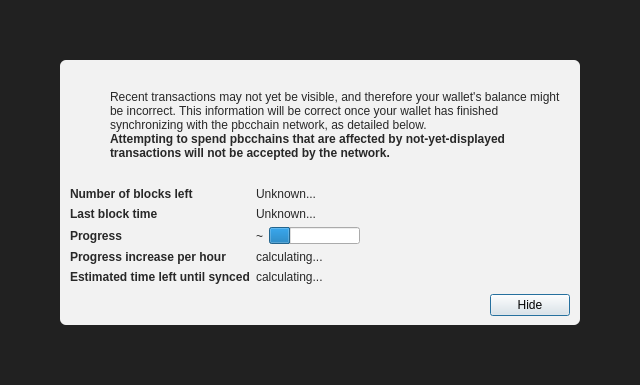
<?xml version="1.0" encoding="UTF-8"?>
<ui version="4.0">
 <class>ModalOverlay</class>
 <widget class="ModalOverlay" name="ModalOverlay">
  <property name="geometry">
   <rect>
    <x>0</x>
    <y>0</y>
    <width>640</width>
    <height>385</height>
   </rect>
  </property>
  <property name="windowTitle">
   <string>Form</string>
  </property>
  <layout class="QVBoxLayout" name="verticalLayout" stretch="0">
   <property name="sizeConstraint">
    <enum>QLayout::SetDefaultConstraint</enum>
   </property>
   <property name="leftMargin">
    <number>0</number>
   </property>
   <property name="topMargin">
    <number>0</number>
   </property>
   <property name="rightMargin">
    <number>0</number>
   </property>
   <property name="bottomMargin">
    <number>0</number>
   </property>
   <item>
    <widget class="QWidget" name="bgWidget" native="true">
     <property name="styleSheet">
      <string notr="true">#bgWidget { background: rgba(0,0,0,220); }</string>
     </property>
     <layout class="QVBoxLayout" name="verticalLayoutMain" stretch="1">
      <property name="leftMargin">
       <number>60</number>
      </property>
      <property name="topMargin">
       <number>60</number>
      </property>
      <property name="rightMargin">
       <number>60</number>
      </property>
      <property name="bottomMargin">
       <number>60</number>
      </property>
      <item>
       <widget class="QWidget" name="contentWidget" native="true">
        <property name="styleSheet">
         <string notr="true">#contentWidget { background: rgba(255,255,255,240); border-radius: 6px; }

QLabel { color: rgb(40,40,40);  }</string>
        </property>
        <layout class="QVBoxLayout" name="verticalLayoutSub" stretch="1,0,0,0">
         <property name="spacing">
          <number>0</number>
         </property>
         <property name="leftMargin">
          <number>10</number>
         </property>
         <property name="topMargin">
          <number>10</number>
         </property>
         <property name="rightMargin">
          <number>10</number>
         </property>
         <property name="bottomMargin">
          <number>10</number>
         </property>
         <item>
          <layout class="QHBoxLayout" name="horizontalLayoutIconText" stretch="0,1">
           <property name="topMargin">
            <number>20</number>
           </property>
           <item>
            <layout class="QVBoxLayout" name="verticalLayoutIcon">
             <property name="leftMargin">
              <number>0</number>
             </property>
             <item>
              <widget class="QPushButton" name="warningIcon">
               <property name="enabled">
                <bool>false</bool>
               </property>
               <property name="text">
                <string/>
               </property>
               <property name="icon">
                <iconset>
                 <normaloff>:/icons/warning</normaloff>
                 <disabledoff>:/icons/warning</disabledoff>:/icons/warning</iconset>
               </property>
               <property name="iconSize">
                <size>
                 <width>48</width>
                 <height>48</height>
                </size>
               </property>
               <property name="flat">
                <bool>true</bool>
               </property>
              </widget>
             </item>
             <item>
              <spacer name="verticalSpacerWarningIcon">
               <property name="orientation">
                <enum>Qt::Vertical</enum>
               </property>
               <property name="sizeHint" stdset="0">
                <size>
                 <width>20</width>
                 <height>40</height>
                </size>
               </property>
              </spacer>
             </item>
            </layout>
           </item>
           <item>
            <layout class="QVBoxLayout" name="verticalLayoutInfoText">
             <property name="leftMargin">
              <number>0</number>
             </property>
             <property name="topMargin">
              <number>0</number>
             </property>
             <item>
              <widget class="QLabel" name="infoText">
               <property name="text">
                <string>Recent transactions may not yet be visible, and therefore your wallet's balance might be incorrect. This information will be correct once your wallet has finished synchronizing with the pbcchain network, as detailed below.</string>
               </property>
               <property name="textFormat">
                <enum>Qt::RichText</enum>
               </property>
               <property name="wordWrap">
                <bool>true</bool>
               </property>
              </widget>
             </item>
             <item>
              <widget class="QLabel" name="infoTextStrong">
               <property name="font">
                <font>
                 <weight>75</weight>
                 <bold>true</bold>
                </font>
               </property>
               <property name="text">
                <string>Attempting to spend pbcchains that are affected by not-yet-displayed transactions will not be accepted by the network.</string>
               </property>
               <property name="textFormat">
                <enum>Qt::RichText</enum>
               </property>
               <property name="wordWrap">
                <bool>true</bool>
               </property>
              </widget>
             </item>
             <item>
              <spacer name="verticalSpacerInTextSpace">
               <property name="orientation">
                <enum>Qt::Vertical</enum>
               </property>
               <property name="sizeHint" stdset="0">
                <size>
                 <width>20</width>
                 <height>40</height>
                </size>
               </property>
              </spacer>
             </item>
            </layout>
           </item>
          </layout>
         </item>
         <item>
          <spacer name="verticalSpacerAfterText">
           <property name="orientation">
            <enum>Qt::Vertical</enum>
           </property>
           <property name="sizeHint" stdset="0">
            <size>
             <width>20</width>
             <height>40</height>
            </size>
           </property>
          </spacer>
         </item>
         <item>
          <layout class="QFormLayout" name="formLayout">
           <property name="fieldGrowthPolicy">
            <enum>QFormLayout::FieldsStayAtSizeHint</enum>
           </property>
           <property name="horizontalSpacing">
            <number>6</number>
           </property>
           <property name="verticalSpacing">
            <number>6</number>
           </property>
           <property name="topMargin">
            <number>10</number>
           </property>
           <item row="0" column="0">
            <widget class="QLabel" name="labelNumberOfBlocksLeft">
             <property name="font">
              <font>
               <weight>75</weight>
               <bold>true</bold>
              </font>
             </property>
             <property name="text">
              <string>Number of blocks left</string>
             </property>
            </widget>
           </item>
           <item row="0" column="1">
            <widget class="QLabel" name="numberOfBlocksLeft">
             <property name="text">
              <string>Unknown...</string>
             </property>
            </widget>
           </item>
           <item row="1" column="0">
            <widget class="QLabel" name="labelLastBlockTime">
             <property name="font">
              <font>
               <weight>75</weight>
               <bold>true</bold>
              </font>
             </property>
             <property name="text">
              <string>Last block time</string>
             </property>
            </widget>
           </item>
           <item row="1" column="1">
            <widget class="QLabel" name="newestBlockDate">
             <property name="sizePolicy">
              <sizepolicy hsizetype="Maximum" vsizetype="Preferred">
               <horstretch>0</horstretch>
               <verstretch>0</verstretch>
              </sizepolicy>
             </property>
             <property name="text">
              <string>Unknown...</string>
             </property>
            </widget>
           </item>
           <item row="2" column="0">
            <widget class="QLabel" name="labelSyncDone">
             <property name="font">
              <font>
               <weight>75</weight>
               <bold>true</bold>
              </font>
             </property>
             <property name="text">
              <string>Progress</string>
             </property>
            </widget>
           </item>
           <item row="2" column="1">
            <layout class="QHBoxLayout" name="horizontalLayoutSync" stretch="0,1">
             <item>
              <widget class="QLabel" name="percentageProgress">
               <property name="text">
                <string notr="true">~</string>
               </property>
              </widget>
             </item>
             <item>
              <widget class="QProgressBar" name="progressBar">
               <property name="value">
                <number>24</number>
               </property>
               <property name="format">
                <string/>
               </property>
              </widget>
             </item>
            </layout>
           </item>
           <item row="4" column="0">
            <widget class="QLabel" name="labelProgressIncrease">
             <property name="font">
              <font>
               <weight>75</weight>
               <bold>true</bold>
              </font>
             </property>
             <property name="text">
              <string>Progress increase per hour</string>
             </property>
            </widget>
           </item>
           <item row="4" column="1">
            <widget class="QLabel" name="progressIncreasePerH">
             <property name="text">
              <string>calculating...</string>
             </property>
            </widget>
           </item>
           <item row="5" column="0">
            <widget class="QLabel" name="labelEstimatedTimeLeft">
             <property name="font">
              <font>
               <weight>75</weight>
               <bold>true</bold>
              </font>
             </property>
             <property name="text">
              <string>Estimated time left until synced</string>
             </property>
            </widget>
           </item>
           <item row="5" column="1">
            <widget class="QLabel" name="expectedTimeLeft">
             <property name="text">
              <string>calculating...</string>
             </property>
            </widget>
           </item>
          </layout>
         </item>
         <item>
          <layout class="QHBoxLayout" name="horizontalLayoutButtons">
           <property name="leftMargin">
            <number>10</number>
           </property>
           <property name="topMargin">
            <number>10</number>
           </property>
           <item>
            <spacer name="horizontalSpacer">
             <property name="orientation">
              <enum>Qt::Horizontal</enum>
             </property>
             <property name="sizeHint" stdset="0">
              <size>
               <width>40</width>
               <height>20</height>
              </size>
             </property>
            </spacer>
           </item>
           <item>
            <widget class="QPushButton" name="closeButton">
             <property name="text">
              <string>Hide</string>
             </property>
             <property name="focusPolicy">
              <enum>Qt::StrongFocus</enum>
             </property>
             <property name="default">
              <bool>true</bool>
             </property>
            </widget>
           </item>
          </layout>
         </item>
        </layout>
       </widget>
      </item>
     </layout>
    </widget>
   </item>
  </layout>
 </widget>
 <customwidgets>
  <customwidget>
   <class>ModalOverlay</class>
   <extends>QWidget</extends>
   <header>qt/modaloverlay.h</header>
   <container>1</container>
  </customwidget>
 </customwidgets>
 <resources/>
 <connections/>
</ui>
